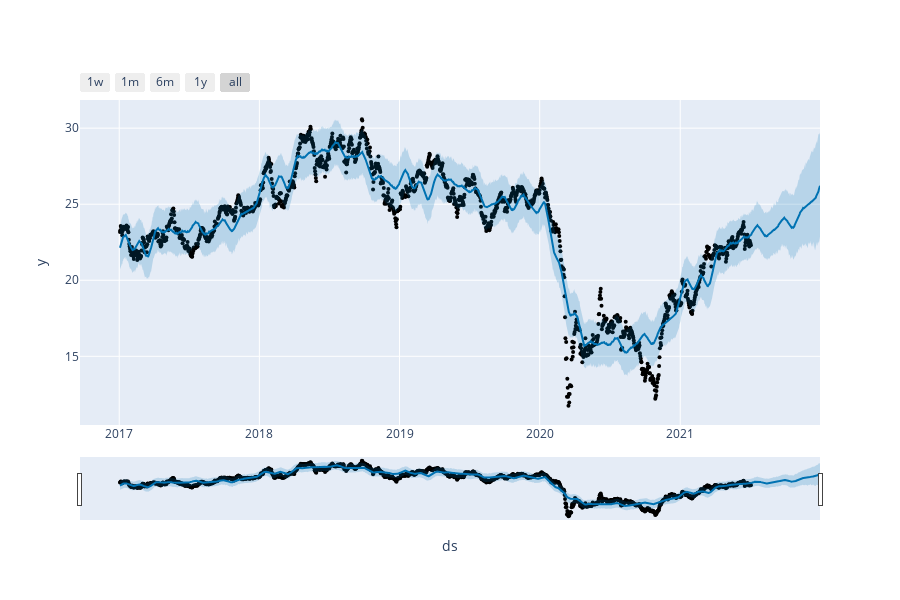

The notebook cell saved with this chart:
### Code cell
# немного добавим интерактива
plot_plotly(model, forecast)

### Figure 1 — Plotly figure (JSON) as saved in the notebook; plotly's stock layout.template omitted (floating-point values rounded to 4 significant figures; data arrays with more than 128 entries replaced by an {"elided": "..."} marker saying what was removed)
{"data": [{"marker": {"color": "black", "size": 4}, "mode": "markers", "name": "Actual", "type": "scatter", "x": {"elided": "1644 str values"}, "y": {"elided": "1644 float values"}}, {"hoverinfo": "skip", "line": {"width": 0}, "mode": "lines", "type": "scatter", "x": {"elided": "1824 str values"}, "y": {"elided": "1824 float values"}}, {"fill": "tonexty", "fillcolor": "rgba(0, 114, 178, 0.2)", "line": {"color": "#0072B2", "width": 2}, "mode": "lines", "name": "Predicted", "type": "scatter", "x": {"elided": "1824 str values"}, "y": {"elided": "1824 float values"}}, {"fill": "tonexty", "fillcolor": "rgba(0, 114, 178, 0.2)", "hoverinfo": "skip", "line": {"width": 0}, "mode": "lines", "type": "scatter", "x": {"elided": "1824 str values"}, "y": {"elided": "1824 float values"}}], "layout": {"height": 600, "showlegend": false, "width": 900, "xaxis": {"rangeselector": {"buttons": [{"count": 7, "label": "1w", "step": "day", "stepmode": "backward"}, {"count": 1, "label": "1m", "step": "month", "stepmode": "backward"}, {"count": 6, "label": "6m", "step": "month", "stepmode": "backward"}, {"count": 1, "label": "1y", "step": "year", "stepmode": "backward"}, {"step": "all"}]}, "rangeslider": {"visible": true}, "title": {"text": "ds"}, "type": "date"}, "yaxis": {"title": {"text": "y"}}}}
